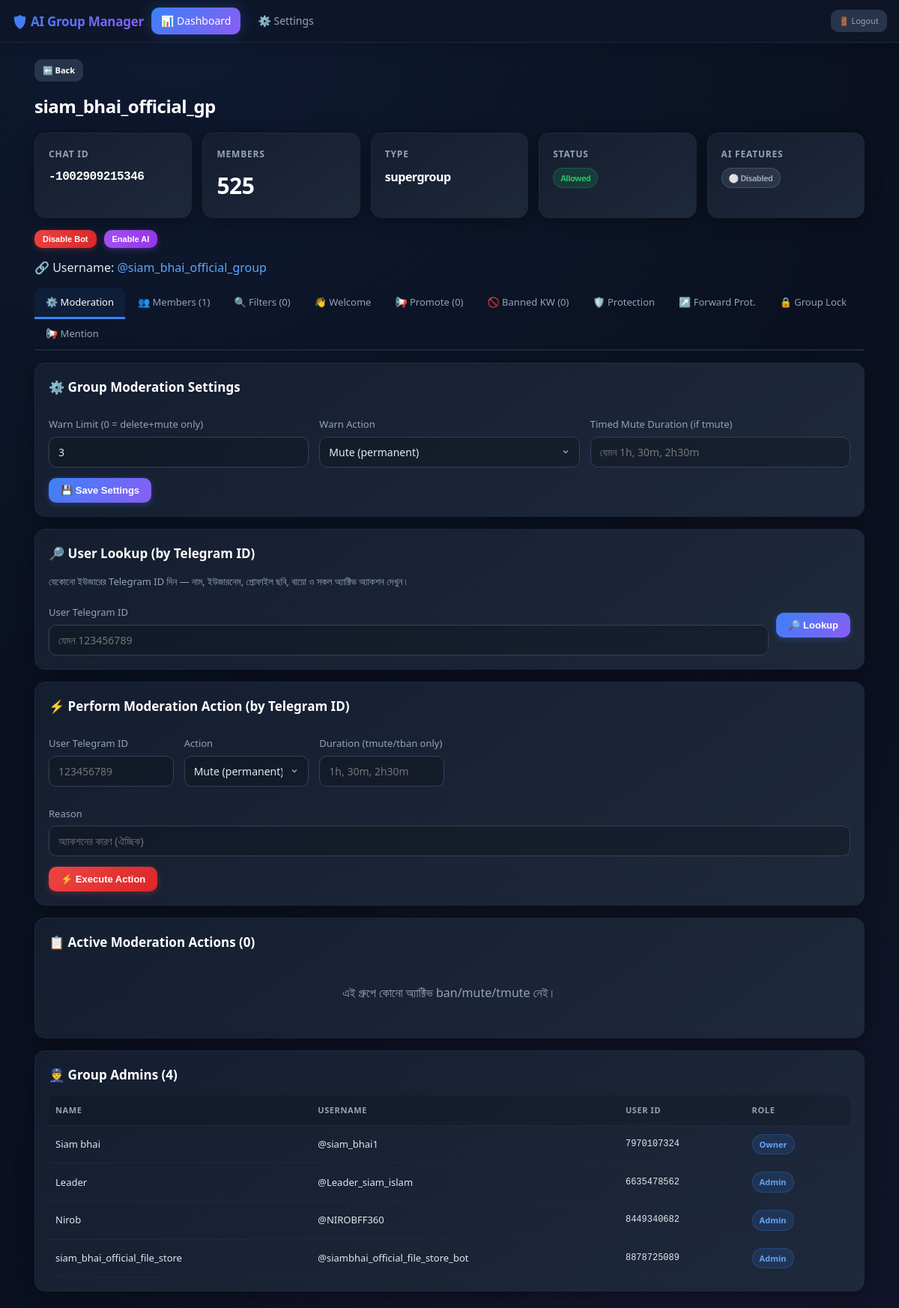
Page /group/-1002909215346 (signed in) on the committed database.
### tables this page shows
CREATE TABLE groups (
                chat_id INTEGER PRIMARY KEY, title TEXT, type TEXT, username TEXT,
                member_count INTEGER, allowed INTEGER NOT NULL DEFAULT 1,
                bot_added REAL, updated REAL);

CREATE TABLE group_admins (
                chat_id INTEGER NOT NULL, user_id INTEGER NOT NULL, first_name TEXT,
                username TEXT, status TEXT, updated REAL,
                PRIMARY KEY (chat_id, user_id));

### ai_group1.py (the view)
    @app.route("/group/<chat_id>")
    def group_detail(chat_id):
        if not is_authed():
            return redirect(url_for("login"))
        try:
            chat_id_int = int(chat_id)
        except ValueError:
            abort(404)
        g = db.get_group(chat_id_int)
        if not g:
            abort(404)
        admins = db.list_group_admins(chat_id_int)
        gs = db.get_group_settings(chat_id_int)
        actions = db.list_active_actions(chat_id_int)
        members = db.list_members(chat_id_int)
        active_acts = db.list_active_actions(chat_id_int)
        acts_by_user = {}
        for a in active_acts:
            uid = a["user_id"]
            if uid not in acts_by_user:
                acts_by_user[uid] = []
            acts_by_user[uid].append(a)
        for m in members:
            uid = m["user_id"]
            user_acts = acts_by_user.get(uid, [])
            m["is_muted"] = any(a["action"] in ("mute", "tmute") for a in user_acts)
            m["is_banned"] = any(a["action"] in ("ban", "tban") for a in user_acts)
            m["warn_count"] = db.get_warns(chat_id_int, uid)
            m["active_actions"] = [a["action"] for a in user_acts]
        filters = db.list_filters(chat_id_int)
        welcome = db.get_welcome(chat_id_int)
        promote_links = db.list_promote_links(chat_id_int, active_only=False)
        banned_keywords = db.list_banned_keywords(chat_id_int)
        prot = db.get_protection(chat_id_int)
        protection = {
            "protection_enabled": prot.get("protection_enabled", 0),
            "protection_type": prot.get("protection_type", "admin"),
            "protection_admin": prot.get("protection_admin_id"),
        }
        mention = db.get_mention_settings(chat_id_int)
        cleanservice = db.get_cleanservice(chat_id_int)
        lock_info = db.get_group_lock(chat_id_int)
        forward_prot = db.get_forward_protection(chat_id_int)
        msg = request.args.get("msg")
        return render_template("group.html", g=g, admins=admins, gs=gs,
                               actions=actions, humanize=humanize_seconds,
                               now=time.time(), msg=msg, active="dashboard",
                               members=members, filters=filters, welcome=welcome,
                               promote_links=promote_links,
                               banned_keywords=banned_keywords,
                               protection=protection, mention=mention,
                               cleanservice=cleanservice,
                               lock_info=lock_info,
                               forward_prot=forward_prot)

### ai_group1.py (called while the page is built)
def humanize_seconds(secs: int) -> str:
    secs = int(secs or 0)
    if secs < 0:
        secs = 0
    parts = []
    days, secs = divmod(secs, 86400)
    hours, secs = divmod(secs, 3600)
    mins, secs = divmod(secs, 60)
    if days:
        parts.append(f"{days}d")
    if hours:
        parts.append(f"{hours}h")
    if mins:
        parts.append(f"{mins}m")
    if secs and not days and not hours:
        parts.append(f"{secs}s")
    if not parts:
        return "0m"
    return " ".join(parts)

    def get_warns(self, chat_id, user_id):
        with self.lock:
            row = self.conn.execute("SELECT count FROM warns WHERE chat_id=? AND user_id=?",
                                    (chat_id, user_id)).fetchone()
            return row["count"] if row else 0

    def get_group(self, chat_id):
        with self.lock:
            row = self.conn.execute("SELECT * FROM groups WHERE chat_id=?", (chat_id,)).fetchone()
            return dict(row) if row else None

    def list_group_admins(self, chat_id):
        with self.lock:
            rows = self.conn.execute("SELECT * FROM group_admins WHERE chat_id=? ORDER BY status DESC, first_name",
                                     (chat_id,)).fetchall()
            return [dict(r) for r in rows]

    def get_group_settings(self, chat_id):
        with self.lock:
            row = self.conn.execute("SELECT * FROM group_settings WHERE chat_id=?", (chat_id,)).fetchone()
            if row:
                return dict(row)
            return {"chat_id": chat_id, "warn_limit": WARN_LIMIT,
                    "warn_action": "mute", "tmute_seconds": 3600,
                    "ai_enabled": 0, "updated": None}

    def get_cleanservice(self, chat_id):
        with self.lock:
            row = self.conn.execute("SELECT cleanservice_enabled FROM group_settings WHERE chat_id=?", (chat_id,)).fetchone()
            if row is None:
                return False
            return bool(row["cleanservice_enabled"])

    def list_active_actions(self, chat_id):
        with self.lock:
            rows = self.conn.execute("""SELECT * FROM moderation_actions
                WHERE chat_id=? AND active=1 ORDER BY created_at DESC""", (chat_id,)).fetchall()
            return [dict(r) for r in rows]

    def list_filters(self, chat_id):
        with self.lock:
            rows = self.conn.execute("SELECT * FROM group_filters WHERE chat_id=? ORDER BY filter_name", (chat_id,)).fetchall()
            return [dict(r) for r in rows]

### templates/group.html (shortened to what this page needs)
{% extends "base.html" %}
{% block body %}
<a href="{{url_for('dashboard')}}" class="btn sm gray" style="margin-bottom:14px">⬅️ Back</a>
<h1>{{g.title or 'Unnamed Group'}}</h1>
<div class="grid">
  <div class="card"><h2>Chat ID</h2><div class="big mono" style="font-size:16px">{{g.chat_id}}</div></div>
  <div class="card"><h2>Members</h2><div class="big">{{g.member_count or '?'}}</div></div>
  <div class="card"><h2>Type</h2><div class="big" style="font-size:16px">{{g.type}}</div></div>
  <div class="card"><h2>Status</h2><div class="big" style="font-size:16px">
    {% if g.allowed %}<span class="badge ok">Allowed</span>{% else %}<span class="badge no">Not Allowed</span>{% endif %}
  </div></div>
  <div class="card purple"><h2>AI Features</h2><div class="big" style="font-size:16px">
    {% if gs.ai_enabled %}<span class="badge ai-on">🟣 Enabled</span>{% else %}<span class="badge ai-off">⚪ Disabled</span>{% endif %}
  </div></div>
</div>
<div class="flex-row" style="margin:14px 0">
  <form class="inline" method="post" action="{{url_for('group_toggle', chat_id=g.chat_id)}}" onsubmit="return simplePost(this,event)">
    <button class="btn sm {{'red' if g.allowed else 'green'}}" type="submit">{{'Disable Bot' if g.allowed else 'Enable Bot'}}</button>
  </form>
  <form class="inline" method="post" action="{{url_for('group_ai_toggle', chat_id=g.chat_id)}}" onsubmit="return simplePost(this,event)">
    <button class="btn sm {{'red' if gs.ai_enabled else 'purple'}}" type="submit">{{'Disable AI' if gs.ai_enabled else 'Enable AI'}}</button>
  </form>
</div>
{% if g.username %}<p style="margin:6px 0 14px">🔗 Username: <a href="https://t.me/{{g.username}}" target="_blank">@{{g.username}}</a></p>{% endif %}
<div class="tab-bar">
  <a href="#moderation" class="active" onclick="switchTab(event,'moderation')">⚙️ Moderation</a>
  <a href="#members" onclick="switchTab(event,'members')">👥 Members ({{members|length}})</a>
  <a href="#filters" onclick="switchTab(event,'filters')">🔍 Filters ({{filters|length}})</a>
  <a href="#welcome" onclick="switchTab(event,'welcome')">👋 Welcome</a>
  <a href="#promote" onclick="switchTab(event,'promote')">📢 Promote ({{promote_links|length}})</a>
  <a href="#banned" onclick="switchTab(event,'banned')">🚫 Banned KW ({{banned_keywords|length}})</a>
  <a href="#protection" onclick="switchTab(event,'protection')">🛡️ Protection</a>
  <a href="#forward" onclick="switchTab(event,'forward')">↗️ Forward Prot.</a>
  <a href="#lock" onclick="switchTab(event,'lock')">🔒 Group Lock</a>
  <a href="#mention" onclick="switchTab(event,'mention')">📢 Mention</a>
</div>
<div id="tab-moderation" class="tab-content">
<div class="section">
  <h2>⚙️ Group Moderation Settings</h2>
  <form method="post" action="{{url_for('group_settings_save', chat_id=g.chat_id)}}">
    <div class="grid" style="grid-template-columns:repeat(auto-fit,minmax(180px,1fr));align-items:end">
      <div>
        <label>Warn Limit (0 = delete+mute only)</label>
        <input type="number" name="warn_limit" value="{{gs.warn_limit}}" min="0" max="100">
      </div>
      <div>
        <label>Warn Action</label>
        <select name="warn_action">
          <option value="mute" {{'selected' if gs.warn_action=='mute'}}>Mute (permanent)</option>
        </select>
      </div>
      <div>
        <label>Timed Mute Duration (if tmute)</label>
        <input type="text" name="tmute_seconds" placeholder="যেমন 1h, 30m, 2h30m"
               value="{{humanize(gs.tmute_seconds) if gs.warn_action=='tmute' else ''}}">
      </div>
    </div>
    <button class="btn" type="submit" style="margin-top:14px">💾 Save Settings</button>
  </form>
</div>
<div class="section">
  <h2>🔎 User Lookup (by Telegram ID)</h2>
  <p class="muted" style="margin-bottom:8px">যেকোনো ইউজারের Telegram ID দিন — নাম, ইউজারনেম, প্রোফাইল ছবি, বায়ো ও সকল অ্যাক্টিভ অ্যাকশন দেখুন।</p>
  <div class="flex-row">
    <div style="flex:1;min-width:200px">
      <label>User Telegram ID</label>
      <input type="text" id="lookup_id" placeholder="যেমন 123456789">
    </div>
    <button class="btn" type="button" onclick="doLookup()">🔎 Lookup</button>
  </div>
</div>
<div class="section">
  <h2>⚡ Perform Moderation Action (by Telegram ID)</h2>
  <form method="post" action="{{url_for('group_moderate', chat_id=g.chat_id)}}">
    <div class="grid" style="grid-template-columns:repeat(auto-fit,minmax(160px,1fr));align-items:end">
      <div>
        <label>User Telegram ID</label>
        <input type="text" name="user_id" placeholder="123456789" required>
      </div>
      <div>
        <label>Action</label>
        <select name="action">
          <option value="mute">Mute (permanent)</option>
        </select>
      </div>
      <div>
        <label>Duration (tmute/tban only)</label>
        <input type="text" name="duration" placeholder="1h, 30m, 2h30m">
      </div>
      <div style="grid-column:1/-1">
        <label>Reason</label>
        <input type="text" name="reason" placeholder="অ্যাকশনের কারণ (ঐচ্ছিক)">
      </div>
    </div>
    <button class="btn red" type="submit" style="margin-top:14px">⚡ Execute Action</button>
  </form>
</div>
<div class="section">
  <h2>📋 Active Moderation Actions ({{actions|length}})</h2>
  {% if not actions %}<p class="empty">এই গ্রুপে কোনো অ্যাক্টিভ ban/mute/tmute নেই।</p>{% endif %}
</div>
<div class="section">
  <h2>👮 Group Admins ({{admins|length}})</h2>
  {% if not admins %}<p class="muted">কোনো admin info নেই। গ্রুপে /admins কমান্ড চালান।</p>{% else %}
  <div class="table-wrap">
  <table>
    <tr><th>Name</th><th>Username</th><th>User ID</th><th>Role</th></tr>
    {% for a in admins %}
    <tr>
      <td>{{a.first_name or 'Unknown'}}</td>
      <td>{{'@'+a.username if a.username else '-'}}</td>
      <td class="mono">{{a.user_id}}</td>
      <td><span class="badge role">{{'Owner' if a.status=='creator' else 'Admin'}}</span></td>
    </tr>
    {% endfor %}
  </table>
  </div>
  {% endif %}
</div>
</div>
{% endblock %}

### rows in the picture
groups: title "siam_bhai_official_gp", chat_id "-1002909215346", member_count "525", type "supergroup", allowed "Disable Bot", username "siam_bhai_official_group"
group_admins: first_name "Siam bhai", username "@siam_bhai1", user_id "7970107324", status "Owner"
group_admins: first_name "Leader", username "@Leader_siam_islam", user_id "6635478562", status "Admin"
group_admins: first_name "Nirob", username "@NIROBFF360", user_id "8449340682", status "Admin"
group_admins: first_name "siam_bhai_official_file_store", username "@siambhai_official_file_store_bot", user_id "8878725089", status "Admin"

### other values in the picture
{{ 'Disable AI' if gs.ai_enabled else 'Enable AI' }} "Enable AI"
{{ members|length }} "1"
{{ filters|length }} "0"
{{ promote_links|length }} "0"
{{ banned_keywords|length }} "0"
{{ actions|length }} "0"
{{ admins|length }} "4"
